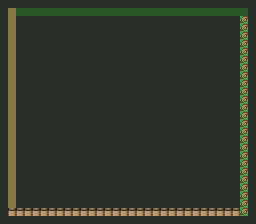

A 2D game scene composited from a Tiled map and its tileset images. What follows is a short description and the map's XML, with every tile layer's data as written:
An orthogonal 32x28 tile map with 8x8 px tiles, 2 tile layers (Ground, Top) and 1 object (PlayerStartPosition).

<map version="1.9" tiledversion="1.9.0" orientation="orthogonal" renderorder="right-down" width="32" height="28" tilewidth="8" tileheight="8" infinite="0" nextlayerid="4" nextobjectid="2">
 <tileset firstgid="1" source="linktothepast-tiles.tsx" />
 <layer id="1" name="Ground" width="32" height="28">
  <data encoding="csv">
1299,1299,1299,1299,1299,1299,1299,1299,1299,1299,1299,1299,1299,1299,1299,1299,1299,1299,1299,1299,1299,1299,1299,1299,1299,1299,1299,1299,1299,1299,1299,1299,
1299,944,1764,1764,1764,1764,1764,1764,1764,1764,1764,1764,1764,1764,1764,1764,1764,1764,1764,1764,1764,1764,1764,1764,1764,1764,1764,1764,1764,1764,1764,1299,
1299,944,1299,1299,1299,1299,1299,1299,1299,1299,1299,1299,1299,1299,1299,1299,1299,1299,1299,1299,1299,1299,1299,1299,1299,1299,1299,1299,1299,1299,2092,1299,
1299,944,1299,1299,1299,1299,1299,1299,1299,1299,1299,1299,1299,1299,1299,1299,1299,1299,1299,1299,1299,1299,1299,1299,1299,1299,1299,1299,1299,1299,2092,1299,
1299,944,1299,1299,1299,1299,1299,1299,1299,1299,1299,1299,1299,1299,1299,1299,1299,1299,1299,1299,1299,1299,1299,1299,1299,1299,1299,1299,1299,1299,2092,1299,
1299,944,1299,1299,1299,1299,1299,1299,1299,1299,1299,1299,1299,1299,1299,1299,1299,1299,1299,1299,1299,1299,1299,1299,1299,1299,1299,1299,1299,1299,2092,1299,
1299,944,1299,1299,1299,1299,1299,1299,1299,1299,1299,1299,1299,1299,1299,1299,1299,1299,1299,1299,1299,1299,1299,1299,1299,1299,1299,1299,1299,1299,2092,1299,
1299,944,1299,1299,1299,1299,1299,1299,1299,1299,1299,1299,1299,1299,1299,1299,1299,1299,1299,1299,1299,1299,1299,1299,1299,1299,1299,1299,1299,1299,2092,1299,
1299,944,1299,1299,1299,1299,1299,1299,1299,1299,1299,1299,1299,1299,1299,1299,1299,1299,1299,1299,1299,1299,1299,1299,1299,1299,1299,1299,1299,1299,2092,1299,
1299,944,1299,1299,1299,1299,1299,1299,1299,1299,1299,1299,1299,1299,1299,1299,1299,1299,1299,1299,1299,1299,1299,1299,1299,1299,1299,1299,1299,1299,2092,1299,
1299,944,1299,1299,1299,1299,1299,1299,1299,1299,1299,1299,1299,1299,1299,1299,1299,1299,1299,1299,1299,1299,1299,1299,1299,1299,1299,1299,1299,1299,2092,1299,
1299,944,1299,1299,1299,1299,1299,1299,1299,1299,1299,1299,1299,1299,1299,1299,1299,1299,1299,1299,1299,1299,1299,1299,1299,1299,1299,1299,1299,1299,2092,1299,
1299,944,1299,1299,1299,1299,1299,1299,1299,1299,1299,1299,1299,1299,1299,1299,1299,1299,1299,1299,1299,1299,1299,1299,1299,1299,1299,1299,1299,1299,2092,1299,
1299,944,1299,1299,1299,1299,1299,1299,1299,1299,1299,1299,1299,1299,1299,1299,1299,1299,1299,1299,1299,1299,1299,1299,1299,1299,1299,1299,1299,1299,2092,1299,
1299,944,1299,1299,1299,1299,1299,1299,1299,1299,1299,1299,1299,1299,1299,1299,1299,1299,1299,1299,1299,1299,1299,1299,1299,1299,1299,1299,1299,1299,2092,1299,
1299,944,1299,1299,1299,1299,1299,1299,1299,1299,1299,1299,1299,1299,1299,1299,1299,1299,1299,1299,1299,1299,1299,1299,1299,1299,1299,1299,1299,1299,2092,1299,
1299,944,1299,1299,1299,1299,1299,1299,1299,1299,1299,1299,1299,1299,1299,1299,1299,1299,1299,1299,1299,1299,1299,1299,1299,1299,1299,1299,1299,1299,2092,1299,
1299,944,1299,1299,1299,1299,1299,1299,1299,1299,1299,1299,1299,1299,1299,1299,1299,1299,1299,1299,1299,1299,1299,1299,1299,1299,1299,1299,1299,1299,2092,1299,
1299,944,1299,1299,1299,1299,1299,1299,1299,1299,1299,1299,1299,1299,1299,1299,1299,1299,1299,1299,1299,1299,1299,1299,1299,1299,1299,1299,1299,1299,2092,1299,
1299,944,1299,1299,1299,1299,1299,1299,1299,1299,1299,1299,1299,1299,1299,1299,1299,1299,1299,1299,1299,1299,1299,1299,1299,1299,1299,1299,1299,1299,2092,1299,
1299,944,1299,1299,1299,1299,1299,1299,1299,1299,1299,1299,1299,1299,1299,1299,1299,1299,1299,1299,1299,1299,1299,1299,1299,1299,1299,1299,1299,1299,2092,1299,
1299,944,1299,1299,1299,1299,1299,1299,1299,1299,1299,1299,1299,1299,1299,1299,1299,1299,1299,1299,1299,1299,1299,1299,1299,1299,1299,1299,1299,1299,2092,1299,
1299,944,1299,1299,1299,1299,1299,1299,1299,1299,1299,1299,1299,1299,1299,1299,1299,1299,1299,1299,1299,1299,1299,1299,1299,1299,1299,1299,1299,1299,2092,1299,
1299,944,1299,1299,1299,1299,1299,1299,1299,1299,1299,1299,1299,1299,1299,1299,1299,1299,1299,1299,1299,1299,1299,1299,1299,1299,1299,1299,1299,1299,2092,1299,
1299,944,1299,1299,1299,1299,1299,1299,1299,1299,1299,1299,1299,1299,1299,1299,1299,1299,1299,1299,1299,1299,1299,1299,1299,1299,1299,1299,1299,1299,2092,1299,
1299,944,1299,1299,1299,1299,1299,1299,1299,1299,1299,1299,1299,1299,1299,1299,1299,1299,1299,1299,1299,1299,1299,1299,1299,1299,1299,1299,1299,1299,2092,1299,
1299,1295,1295,1295,1295,1295,1295,1295,1295,1295,1295,1295,1295,1295,1295,1295,1295,1295,1295,1295,1295,1295,1295,1295,1295,1295,1295,1295,1295,1295,2092,1299,
1299,1299,1299,1299,1299,1299,1299,1299,1299,1299,1299,1299,1299,1299,1299,1299,1299,1299,1299,1299,1299,1299,1299,1299,1299,1299,1299,1299,1299,1299,1299,1299
</data>
 </layer>
 <layer id="2" name="Top" width="32" height="28">
  <data encoding="csv">
0,0,0,0,0,0,0,0,0,0,0,0,0,0,0,0,0,0,0,0,0,0,0,0,0,0,0,0,0,0,0,0,
0,0,0,0,0,0,0,0,0,0,0,0,0,0,0,0,0,0,0,0,0,0,0,0,0,0,0,0,0,0,0,0,
0,0,0,0,0,0,0,0,0,0,0,0,0,0,0,0,0,0,0,0,0,0,0,0,0,0,0,0,0,0,0,0,
0,0,0,0,0,0,0,0,0,0,0,0,0,0,0,0,0,0,0,0,0,0,0,0,0,0,0,0,0,0,0,0,
0,0,0,0,0,0,0,0,0,0,0,0,0,0,0,0,0,0,0,0,0,0,0,0,0,0,0,0,0,0,0,0,
0,0,0,0,0,0,0,0,0,0,0,0,0,0,0,0,0,0,0,0,0,0,0,0,0,0,0,0,0,0,0,0,
0,0,0,0,0,0,0,0,0,0,0,0,0,0,0,0,0,0,0,0,0,0,0,0,0,0,0,0,0,0,0,0,
0,0,0,0,0,0,0,0,0,0,0,0,0,0,0,0,0,0,0,0,0,0,0,0,0,0,0,0,0,0,0,0,
0,0,0,0,0,0,0,0,0,0,0,0,0,0,0,0,0,0,0,0,0,0,0,0,0,0,0,0,0,0,0,0,
0,0,0,0,0,0,0,0,0,0,0,0,0,0,0,0,0,0,0,0,0,0,0,0,0,0,0,0,0,0,0,0,
0,0,0,0,0,0,0,0,0,0,0,0,0,0,0,0,0,0,0,0,0,0,0,0,0,0,0,0,0,0,0,0,
0,0,0,0,0,0,0,0,0,0,0,0,0,0,0,0,0,0,0,0,0,0,0,0,0,0,0,0,0,0,0,0,
0,0,0,0,0,0,0,0,0,0,0,0,0,0,0,0,0,0,0,0,0,0,0,0,0,0,0,0,0,0,0,0,
0,0,0,0,0,0,0,0,0,0,0,0,0,0,0,0,0,0,0,0,0,0,0,0,0,0,0,0,0,0,0,0,
0,0,0,0,0,0,0,0,0,0,0,0,0,0,0,0,0,0,0,0,0,0,0,0,0,0,0,0,0,0,0,0,
0,0,0,0,0,0,0,0,0,0,0,0,0,0,0,0,0,0,0,0,0,0,0,0,0,0,0,0,0,0,0,0,
0,0,0,0,0,0,0,0,0,0,0,0,0,0,0,0,0,0,0,0,0,0,0,0,0,0,0,0,0,0,0,0,
0,0,0,0,0,0,0,0,0,0,0,0,0,0,0,0,0,0,0,0,0,0,0,0,0,0,0,0,0,0,0,0,
0,0,0,0,0,0,0,0,0,0,0,0,0,0,0,0,0,0,0,0,0,0,0,0,0,0,0,0,0,0,0,0,
0,0,0,0,0,0,0,0,0,0,0,0,0,0,0,0,0,0,0,0,0,0,0,0,0,0,0,0,0,0,0,0,
0,0,0,0,0,0,0,0,0,0,0,0,0,0,0,0,0,0,0,0,0,0,0,0,0,0,0,0,0,0,0,0,
0,0,0,0,0,0,0,0,0,0,0,0,0,0,0,0,0,0,0,0,0,0,0,0,0,0,0,0,0,0,0,0,
0,0,0,0,0,0,0,0,0,0,0,0,0,0,0,0,0,0,0,0,0,0,0,0,0,0,0,0,0,0,0,0,
0,0,0,0,0,0,0,0,0,0,0,0,0,0,0,0,0,0,0,0,0,0,0,0,0,0,0,0,0,0,0,0,
0,0,0,0,0,0,0,0,0,0,0,0,0,0,0,0,0,0,0,0,0,0,0,0,0,0,0,0,0,0,0,0,
0,0,0,0,0,0,0,0,0,0,0,0,0,0,0,0,0,0,0,0,0,0,0,0,0,0,0,0,0,0,0,0,
0,0,0,0,0,0,0,0,0,0,0,0,0,0,0,0,0,0,0,0,0,0,0,0,0,0,0,0,0,0,0,0,
0,0,0,0,0,0,0,0,0,0,0,0,0,0,0,0,0,0,0,0,0,0,0,0,0,0,0,0,0,0,0,0
</data>
 </layer>
 <objectgroup id="3" name="Objects">
  <object id="1" name="PlayerStartPosition" x="120" y="104" width="16" height="16" />
 </objectgroup>
</map>
